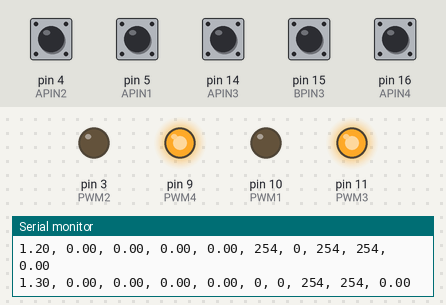
Bench run of a sketch on a simulated Arduino Uno, built with avr-gcc and run on an emulated ATmega328P. On the bench: output pins drawn as LEDs (lit = HIGH), the last lines printed to the serial monitor. The inputs (shaded band) are chosen by the test bench; at power-on: pin 4 (APIN2), pin 5 (APIN1), pin 14 (APIN3), pin 15 (BPIN3), pin 16 (APIN4) HIGH.

Above: at 1.4 s.
At 21.0 s:
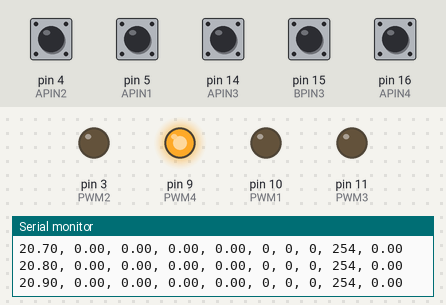
21.1 s: pin 14 (APIN3) pulled LOW for 0.15 s
At 38.6 s:
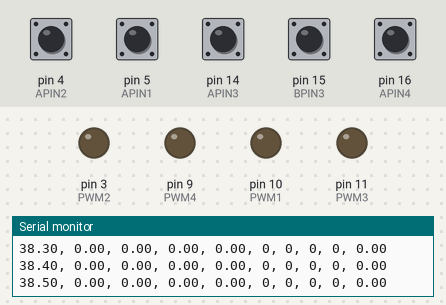
Timing chart, 0 to 76.2 s (numbered marks = the images above; inputs shaded):
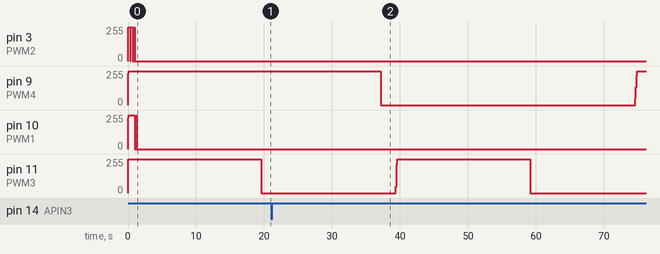

The sketch:

control_TLNAC_3.ino
```cpp
// (licence header left out)
#include <EnableInterrupt.h>
//Llanta 1
#define PWM1 10
#define DIR1 7 //HIGH: POSITIVO, LOW: NEGATIVO
#define APIN1 5
#define BPIN1 6
//Llanta 2
#define PWM2 3
#define DIR2 2 //LOW: POSITIVO, HIGH: NEGATIVO
#define APIN2 4
#define BPIN2 18
//Llanta3
#define PWM3 11
#define DIR3 12//LOW: POSITIVO, HIGH: NEGATIVO
#define APIN3 14
#define BPIN3 15
//Llanta4
#define PWM4 9
#define DIR4 8 //HIGH: POSITIVO, LOW: NEGATIVO
#define APIN4 16
#define BPIN4 17


//Declaracion
volatile int16_t intCount1 = 0; // The count will go back to 0 after hitting 65535.
volatile int16_t intCount2 = 0;
volatile int16_t intCount3 = 0;
volatile int16_t intCount4 = 0;
float vel[] = {0, 0, 0, 0};
float veld[] = {9.5, 9.5, 9.5, 9.5};
float velf[] = {0, 0, 0, 0};
float error[4];
float qpd[3];
float inte[4] = {0};
float r[4] = {0}, s[4], x[3][4]={0};
float phi[2][4], vtx[2][4];
float f[4] = {0};
float w[2][4] = {0};//{{0.01,0.01,0.01,0.01},{0.01,0.01,0.01,0.01}};
float v[2][3]={{0.0975,0.5469,0.9649},{0.2785,0.9575,0.1576}};
//float v[4][2][3]={{{0.0975,0.5469,0.9649},{0.2785,0.9575,0.1576}},{{0.0975,0.5469,0.9649},{0.2785,0.9575,0.1576}},{{0.0975,0.5469,0.9649},{0.2785,0.9575,0.1576}},{{0.0975,0.5469,0.9649},{0.2785,0.9575,0.1576}}};
int16_t tao[4] = {0};
//float kp = 5, kd = 0.25, G = 0.7;//kp0.5 kd0.025 g0.01 piso filtro kp5 kd0.25 g0.1
float kp = 25, ki = 150, G=0, E=0.001;//G1 = 0.05, G2=0.05;//G=0.5;kp0.5 kd0.025 g0.05 piso filtro kp5 kd0.25 g0.1
float l1=0.1524, l2=0.1505, th=0, ra=0.05;
unsigned long samp = 0, t; //tiempo de muestreo
uint8_t i, j, k;
int ledState = LOW;
//long t;
//Funciones de interrupcion
void intFunction1() {
  int b = digitalRead(BPIN1);
  if(b > 0)      intCount1++;
  else      intCount1--;
}
void intFunction2() {
  int b = digitalRead(BPIN2);
  if(b > 0)      intCount2--;
  else      intCount2++;
}
void intFunction3() {
  int b = digitalRead(BPIN3);
  if(b > 0)      intCount3--;
  else      intCount3++;
}
void intFunction4() {
  int b = digitalRead(BPIN4);
  if(b > 0)      intCount4++;
  else      intCount4--;
}


void setup() {
  Serial.begin(57600);//Velocidad de comunicacion
  TCCR1B = TCCR1B & 0xf8 | 0x01; // Pin9,Pin10 PWM 31250Hz
  TCCR2B = TCCR2B & 0xf8 | 0x01; // Pin3,Pin11 PWM 31250Hz
  pinMode(APIN1, INPUT_PULLUP);//Activacion de reistencias pull-up
  pinMode(APIN2, INPUT_PULLUP);
  pinMode(APIN3, INPUT_PULLUP);
  pinMode(APIN4, INPUT_PULLUP);
  pinMode(BPIN1, INPUT_PULLUP);//Activacion de reistencias pull-up
  pinMode(BPIN2, INPUT_PULLUP);
  pinMode(BPIN3, INPUT_PULLUP);
  pinMode(BPIN4, INPUT_PULLUP);
  enableInterrupt(APIN1, intFunction1, RISING);//Asignacion de interrupciones //CHANGE
  enableInterrupt(APIN2, intFunction2, RISING);
  enableInterrupt(APIN3, intFunction3, RISING);
  enableInterrupt(APIN4, intFunction4, RISING);
  /*while(!(Serial.available()>=1 )){}//&& Serial.read() == 'S'
  G=float(Serial.read())/100;//kp=Serial.read();
  delay(15);
  samp=millis();*/
}

void loop() {
//Inicio del loop que se realiza cada tiempo de muestreo
  if (millis() >= samp) {
    t=millis();//para calcular tiempos
    noInterrupts();
//Calculo de velocidades, formula => (Cuentas*2*pi)/(ranuras*relacion de engrane*tiempo de muestreo)=>Radianes/segundo
    vel[0] = (float)intCount1 / 12.2231;
    vel[1] = (float)intCount2 / 12.2231;
    vel[2] = (float)intCount3 / 12.2231;
    vel[3] = (float)intCount4 / 12.2231;
    intCount1 = 0;//resetear las cuentas para el siguiente calculo
    intCount2 = 0;
    intCount3 = 0;
    intCount4 = 0;
    interrupts();
//Filtro de primer orden para la medicion de velocidad
    /*velf[0] += 0.1*20*(vel[0] - velf[0]);
    velf[1] += 0.1*20*(vel[1] - velf[1]);
    velf[2] += 0.1*20*(vel[2] - velf[2]);
    velf[3] += 0.1*20*(vel[3] - velf[3]);*/
//Calculo de referencias
    //if ((millis()/1000<15)||millis()/1000>30)veld[0]=9.5;
    //else veld[0]=7.5;
    //veld[0]=6.5*(1-exp(-0.2*millis()/1000))+4*abs(sin(2*PI*millis()/60000));
    //veld[0]=5*2*cos(2*PI*millis()/15000+2*PI*1.85/15);
    //veld[1]=5*2*cos(2*PI*millis()/15000-2*PI*1.85/15);
    qpd[0] =  2*PI*cos(2*PI*millis()/15000)/15;
    qpd[1] = -2*PI*sin(2*PI*millis()/15000)/15;
    qpd[2] =  -2*PI/15;
    th     =  -float(millis())*2*PI/15000;
    //Serial.println(String(millis()/1000));
    //Cinematica => vphipd=r*E*(R')*qpd;
    veld[0] = (qpd[0]*(cos(th) - sin(th)) + qpd[1]*(cos(th) + sin(th)) + qpd[2]*(l1 + l2))/ra;
    veld[1] = (qpd[0]*(cos(th) + sin(th)) - qpd[1]*(cos(th) - sin(th)) - qpd[2]*(l1 + l2))/ra;
    veld[2] = (qpd[0]*(cos(th) - sin(th)) + qpd[1]*(cos(th) + sin(th)) - qpd[2]*(l1 + l2))/ra;
    veld[3] = (qpd[0]*(cos(th) + sin(th)) - qpd[1]*(cos(th) - sin(th)) + qpd[2]*(l1 + l2))/ra;
//Calculo de errores de velocidad
    error[0] = veld[0] - vel[0];
    error[1] = veld[1] - vel[1];
    error[2] = veld[2] - vel[2];
    error[3] = veld[3] - vel[3];
//Calculo de la derivada del error
    /*dere[0] = (error[0] - error0[0]) / 0.1;
    dere[1] = (error[1] - error0[1]) / 0.1;
    dere[2] = (error[2] - error0[2]) / 0.1;
    dere[3] = (error[3] - error0[3]) / 0.1;*/
//Calculo de la integral del error
    inte[0] += 0.1*error[0];
    inte[1] += 0.1*error[1];
    inte[2] += 0.1*error[2];
    inte[3] += 0.1*error[3];
//Calculo del filtrado del error
    r[0] = error[0] + ki * inte[0] / kp; //filtrado del error
    r[1] = error[1] + ki * inte[1] / kp;
    r[2] = error[2] + ki * inte[2] / kp;
    r[3] = error[3] + ki * inte[3] / kp;
//Calculo del vector de entrada
    for (i = 0; i < 4; i++) {
      x[i][0]=inte[i];
      x[i][1]=error[i];
      x[i][2]=1;
    }
//Calculo del vector Phi(V^T x) (funcion de activacion) para cada llanta
    for (i = 0; i < 2; i++)
      for (j = 0; j < 4; j++)
        vtx[i][j]=0;//Inicializando

    for (k = 0; k < 4; k++)
      for (i = 0; i < 2; i++)
        for (j = 0; j < 3; j++)
          vtx[i][k]+=v[i][j]*x[j][k];//Calculando V^T x

    for (i = 0; i < 2; i++)
      for (j = 0; j < 4; j++)
        phi[i][j]=tanh(vtx[i][j]);//Calculando tanh(V^T x)
//Calculo de los pesos V de cada red neuronal
    /*for (k = 0; k < 4; k++)
      for (i = 0; i < 2; i++)
        for (j = 0; j < 3; j++){
          v[k][i][j]+=0.1*G*x[j][k]*r[k]*w[i][k]*(1-phi[i][k]*phi[i][k]);
        }*/
//Calculo de los pesos W de cada red neuronal
    for (i = 0; i < 2; i++) {
      w[i][0] += 0.1 * G * (phi[i][0] - (1-phi[i][0]*phi[i][0])*vtx[i][0])* r[0];
      w[i][1] += 0.1 * G * (phi[i][1] - (1-phi[i][1]*phi[i][1])*vtx[i][1])* r[1];
      w[i][2] += 0.1 * G * (phi[i][2] - (1-phi[i][2]*phi[i][2])*vtx[i][2])* r[2];
      w[i][3] += 0.1 * G * (phi[i][3] - (1-phi[i][3]*phi[i][3])*vtx[i][3])* r[3];

      /*if (w[i][0]>=65)w[i][0]=65;
      else if (w[i][0]<=-65)w[i][0]=-65;
      if (w[i][1]>=65)w[i][1]=65;
      else if (w[i][1]<=-65)w[i][1]=-65;
      if (w[i][2]>=65)w[i][2]=65;
      else if (w[i][2]<=-65)w[i][2]=-65;
      if (w[i][3]>=65)w[i][3]=65;
      else if (w[i][3]<=-65)w[i][3]=-65;*/
    }
//Calculo de la funcion F y el signo
    for (i = 0; i < 4; i++)      f[i] = 0;
    for (i = 0; i < 4; i++) {
      f[0] += phi[i][0] * w[i][0];
      f[1] += phi[i][1] * w[i][1];
      f[2] += phi[i][2] * w[i][2];
      f[3] += phi[i][3] * w[i][3];
      s[i] = (r[i] > 0) - (r[i] < 0);//Función signo
    }
//Calculo de la ley de control (kp*r  =kp*(error[0]+kd*inte[0]/kp))
    tao[0] = kp * r[0] + f[0] +E*s[0];
    tao[1] = kp * r[1] + f[1] +E*s[1];
    tao[2] = kp * r[2] + f[2] +E*s[2];
    tao[3] = kp * r[3] + f[3] +E*s[3];
    //tao[0] = kp * r[0];
    //tao[1] = kp * r[1];
    //tao[2] = kp * r[2];
    //tao[3] = kp * r[3];
//Saturaci[on de la salida (PWM)
    if (tao[0] > 254)      tao[0] = 254;
    else if (tao[0] < 0)      tao[0] = 0;
    if (tao[1] > 254)      tao[1] = 254;
    else if (tao[1] < 0)      tao[1] = 0;
    if (tao[2] > 254)      tao[2] = 254;
    else if (tao[2] < 0)      tao[2] = 0;
    if (tao[3] > 254)      tao[3] = 254;
    else if (tao[3] < 0)      tao[3] = 0;
//Asignacion de valores anteriores
    /*error0[0] = error[0];
    error0[1] = error[1];
    error0[2] = error[2];
    error0[3] = error[3];*/
//Sentido de giro y aplicacion de la salida
    if (tao[0] >= 0)    digitalWrite(DIR1, HIGH);
    else      digitalWrite(DIR1, LOW);

    if (tao[1] >= 0)    digitalWrite(DIR2, LOW);
    else      digitalWrite(DIR2, HIGH);

    if (tao[2] >= 0)    digitalWrite(DIR3, LOW);
    else      digitalWrite(DIR3, HIGH);

    if (tao[3] >= 0)    digitalWrite(DIR4, HIGH);
    else      digitalWrite(DIR4, LOW);

    analogWrite(PWM1, abs(tao[0]));
    analogWrite(PWM2, abs(tao[1]));
    analogWrite(PWM3, abs(tao[2]));
    analogWrite(PWM4, abs(tao[3]));
// if the LED is off turn it on and vice-versa:
    ledState ^= (1 << 0);
    // set the LED with the ledState of the variable:
    digitalWrite(13, ledState);

//Impresion de resultados
    //Serial.println(String(qpd[0])+ ", " + String(qpd[1])+ ", " + String(qpd[2]));
    //Serial.println(String(vel[0]) + ", " + String(vel[1]) + ", " + String(vel[2]) + ", " + String(vel[3]));
    //Serial.println(String(vel[0]) + ", " + String(vel[1]) + ", " + String(vel[2]) + ", " + String(vel[3]) + ", " + String(veld[0])+ ", " + String(veld[1]) + ", " + String(veld[2])+ ", " + String(veld[3]));
    //Serial.println(String(veld[0])  + ", " + String(veld[1]) + ", " + String(veld[2])  + ", " + String(veld[3])+ ", " + String(-11)  + ", " + String(11));
    //Serial.println(String(micros()));
    //Serial.println(String(micros()-t));
    Serial.print(float(t)/1000);Serial.print(", ");
    Serial.print(String(vel[0]) + ", " + String(vel[1]) + ", " + String(vel[2]) + ", " + String(vel[3]) + ", ");
    Serial.println(String(tao[0]) + ", " + String(tao[1]) + ", " + String(tao[2]) + ", " + String(tao[3])+ ", " + String(G));
    samp += 100;
  }
}
```
